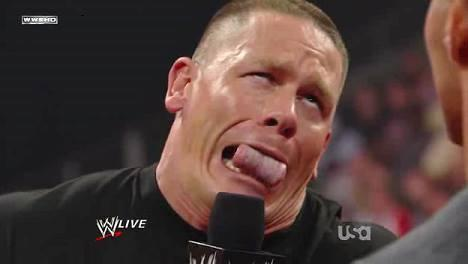
#> input picture rcv/hw1/testimg.jpg, 468 x 264 px
$ python hello.py testimg.jpg testimg.jpg
#> lines starting #> are read from the running program, lines starting #| are printed output that depends on the picture
#> in main, img is the input picture: shape (264, 468, 3); mean B, G, R 58.4, 62.8, 82.5
#! /usr/bin/python

import numpy as np
import cv2
from matplotlib import pyplot as plt

# import modules used here
import sys

def problem2():
    a = np.matrix([[4.29, 5.30, 1.33], [2.2, 10.1, 4.8], [5.51, -8.24, -6.62]])
    r = np.linalg.matrix_rank(a)
    u, s, v = np.linalg.svd(a, full_matrices=1, compute_uv=1)
    # print(u)
    # print("Len U = {}".format(np.shape(u)[0]))
    # print("Rank: {}".format(r))

    # Compares the rank of A and size of U columns to determine independence
    if r == np.shape(u)[1]:
        return False # If the rank and u are equal then more than 2 cols (in this problem) are independent
    # Another way:
    # By solving the matrix for the 0 vector we can determine that if there is more than one solution
    # which exists other than [0, 0, 0] then the columns are linearly indepedent.
    val = np.linalg.solve(a, np.array([0, 0, 0]))
    return False if val.all() == np.array([0, 0, 0]).all() else True

def problem3():
    pts = np.matrix([
        [0, 1],
        [1, 3.2],
        [1.9, 5],
        [3, 7.2],
        [3.9, 9.3],
        [5, 11.1]
    ])
    # A = pts
    # print(pts[:,0])
    A = np.concatenate((pts[:,0].T, np.matrix([1, 1, 1, 1, 1, 1])), axis=0).T
    b = pts[:,1]
    # print(b)
    # print(A)
    sol = np.linalg.inv(A.T*A)*A.T*b
    # Create a graph showing the regression line.
    plt.figure()

    for x in range(80):
        plt.plot(x/10, sol[0]*x/10 + sol[1], 'ro', linewidth=0.2)

    for x in range(np.shape(pts)[0]):
        plt.plot(pts[:,0], pts[:,1], 'b.')

    plt.show()
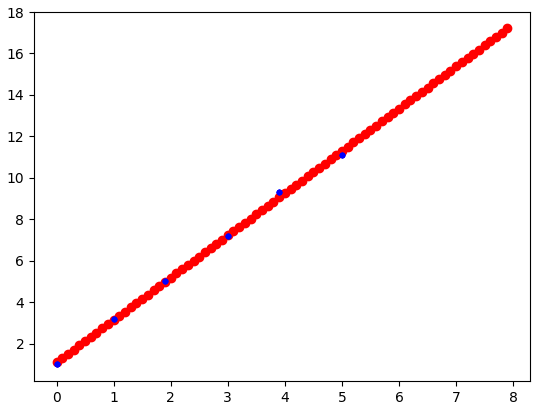
#> figure drawn by matplotlib, 1 panel
    print("q parameters for least squares approximation: {}".format(sol))


# Gather out code in a main() function
def main():
    print('Hello there {}'.format(sys.argv[1]))
    # Command line args are in sys.argv[1], sys.argv[2]
    # sys.argv[0] is the script name itself and can be ignored
    img = cv2.imread('testimg.jpg',1)
    # Display with matplotlib
    plt.imshow(img, interpolation='bicubic')
    plt.xticks([])
    plt.yticks([]) # to hide tick values on X and Y axis
    plt.show()
    print("The matrix has 2 linearly independent columns: {}".format(problem2()))
    problem3()
    # Close the window will exit the program
    cv2.destroyAllWindows()


if __name__ == "__main__":
    main()
